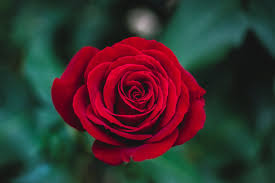
#> input picture images/rose.jpeg, 275 x 183 px
$ python main.py
#> lines starting #> are read from the running program, lines starting #| are printed output that depends on the picture
### lib/random_window.py
import random
import time
import numpy as np

def Generate_Window(n, r, c):
    rand_list = np.empty((n,4), dtype=np.int64)
    random.seed(time.time())
    for i in range(n):
        rand_list[i][0] = random.randint(0, r-2)
        rand_list[i][1] = random.randint(0, c-2)
        rand_list[i][2] = random.randint(rand_list[i][0] + 1, r-1)
        rand_list[i][3] = random.randint(rand_list[i][1] + 1, c-1)
    return rand_list

### lib/comp_sal.py
import numpy as np
import cv2

def Gen_ISM(img, n, win_list):
    h,w = img.shape[:2]
    ISM = np.zeros((h,w), dtype=np.float64)
    for i in range(n):
        # sum = np.float64(0.0)
        x1,y1,x2,y2 = win_list[i][0],win_list[i][1],win_list[i][2],win_list[i][3]
        # [7 lines of commented-out code are left out]
        mean = cv2.mean(img[x1:x2+1,y1:y2+1])[0]
        # mean_cv = cv2.mean(ISM[x1:x2+1,y1:y2+1])
        # print ("sum = {} area = {} mean = {} mean_cv = {}".format(sum, area, mean, mean_cv))
        ISM[x1:x2+1,y1:y2+1] = ISM[x1:x2+1,y1:y2+1] + abs(img[x1:x2+1,y1:y2+1] - mean)
        # for j in range(x1,x2+1):
        #     for k in range(y1,y2+1):
        #         ISM[j][k] =  ISM[j][k]+ abs(img[j][k] - mean)
    return ISM

### lib/fusion.py
import numpy as np

def Image_Fusion(L, A, B):
    h,w = L.shape[:2]
    img = np.zeros((h,w))
    for i in range(h):
        for j in range(w):
            img[i][j] = np.sqrt((L[i][j]*L[i][j]) + (A[i][j]*A[i][j]) + (B[i][j]*B[i][j]))
    return img

### main.py
import cv2
import numpy as np
import sys
sys.path.insert(1, './lib/')
from random_window import Generate_Window
from comp_sal import Gen_ISM
from fusion import Image_Fusion

im = cv2.imread("images/rose.jpeg")
#> im is the input picture: shape (183, 275, 3); mean B, G, R 47.4, 48.4, 59.9
img = cv2.GaussianBlur(im, (7,7), 0)
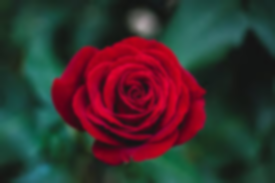
#> img: shape (183, 275, 3); mean B, G, R 47.4, 48.4, 59.9
img = cv2.cvtColor(img, cv2.COLOR_BGR2LAB)
#> img: shape (183, 275, 3); mean of channels 0, 1, 2 64.6, 130.9, 137.1

h,w = img.shape[:2]
#> h = 183; w = 275
print (h,w)
#| 183 275
win_list = Generate_Window(10,h,w)
print (win_list)
#| [[ 36   3 111 229]
#|  [ 59 259 173 269]
#|  [ 61 231 112 274]
#|  [ 56  70 144 167]
#|  [ 80 217 131 238]
#|  [ 80  38 162  82]
#|  [ 23 270 133 273]
#|  [142 237 167 272]
#|  [  2  14  76 265]
#|  [ 15   1  23 222]]

# print (img[:,:,0])
ISM_L = Gen_ISM(img[:, :, 0], 10, win_list)
#> the loop in Gen_ISM, `for i in range(n):` made 10 passes
#> mean on passes 1 to 10: 73.06, 39.82, 23.33, 66.8, 40.07, 71.37, 45.18, 51.45, 69.18, 71.1
#> after the loop in Gen_ISM, `for i in range(n):`:
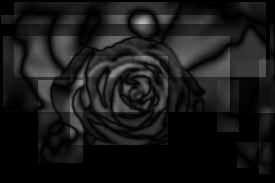
#> ISM: shape (183, 275) float64; min 0, max 191.7, mean 25.1
# print (ISM_L)
ISM_A = Gen_ISM(img[:, :, 1], 10, win_list)
#> call 2 of Gen_ISM, with n = 10, win_list = array of shape (10, 4)
#> the loop in Gen_ISM (call 2), `for i in range(n):` made 10 passes
#> mean on passes 1 to 10: 147.2, 119.3, 124.6, 172.1, 117.1, 128.3, 118.5, 113.7, 127.9, 114.6
#> after the loop in Gen_ISM (call 2), `for i in range(n):`:
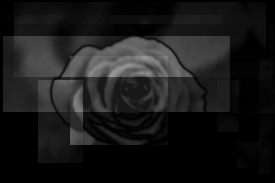
#> ISM: shape (183, 275) float64; min 0, max 155.7, mean 25.4
ISM_B = Gen_ISM(img[:, :, 2], 10, win_list)
#> call 3 of Gen_ISM, with n = 10, win_list = array of shape (10, 4)
#> the loop in Gen_ISM (call 3), `for i in range(n):` made 10 passes
#> mean on passes 1 to 10: 142.9, 130.3, 129.1, 148.2, 133.1, 137.9, 128.4, 133, 136, 130.8
#> after the loop in Gen_ISM (call 3), `for i in range(n):`:
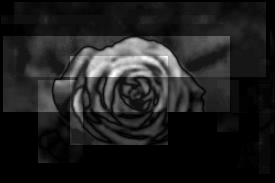
#> ISM: shape (183, 275) float64; min 0, max 79.87, mean 9.8; drawn with min black and max white

map = Image_Fusion(ISM_L, ISM_A, ISM_B)
#> after the loop in Image_Fusion, `for i in range(h):`:
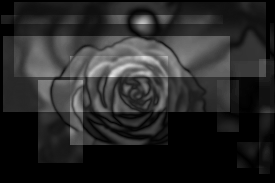
#> img: shape (183, 275) float64; min 0, max 228.1, mean 40.4
#> (the run stopped early here; a loop or call above may not have finished)
